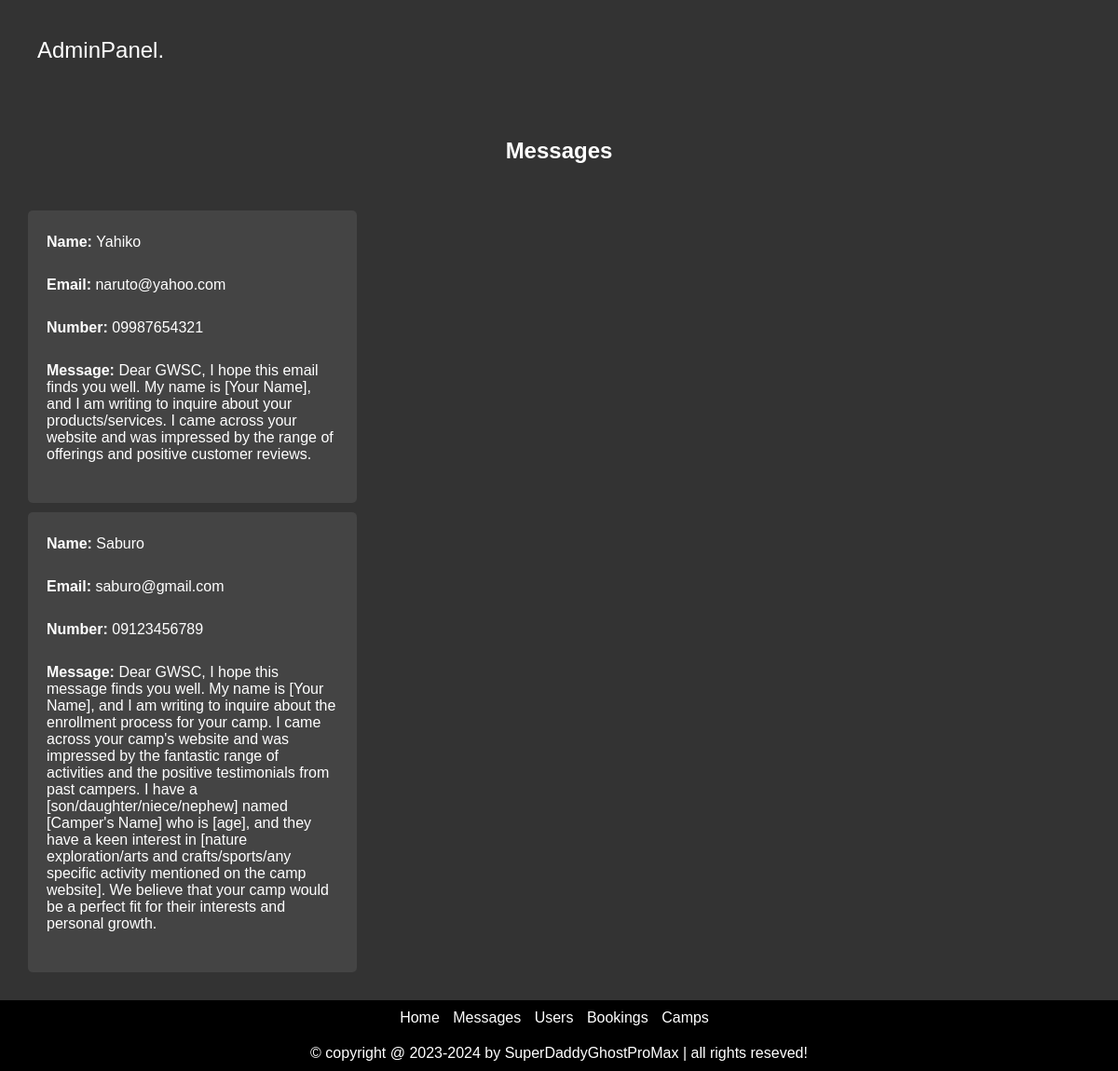
The app's page /messages.php with its own data.
### tables this page shows
CREATE TABLE `contacts` (
  `id` int(11) NOT NULL,
  `name` varchar(100) NOT NULL,
  `email` varchar(100) NOT NULL,
  `number` varchar(20) NOT NULL,
  `message` text NOT NULL
);

### messages.php (the view, shortened to what this page needs)
<?php
include 'config.php';
$sql = "SELECT * FROM contacts ORDER BY id DESC";
$result = mysqli_query($conn, $sql);
if (mysqli_num_rows($result) > 0) {
    $messages = mysqli_fetch_all($result, MYSQLI_ASSOC);
} else {
    $messages = [];
}
?>
<!DOCTYPE html>
<html lang="en">
<head>
    <link rel="stylesheet" href="css/style.css">
</head>
<body>
<?php include 'admin_header.php'; ?>
<section class="grid">
    <h1 class="heading">Messages</h1>
    <div class="box-contaisaaener">
        <?php if (!empty($messages)): ?>
            <?php foreach ($messages as $message): ?>
                <div class="box">
                    <p>Name: <span><?php echo $message['name']; ?></span></p><br>
                    <p>Email: <span><?php echo $message['email']; ?></span></p><br>
                    <p>Number: <span><?php echo $message['number']; ?></span></p><br>
                    <p>Message: <span><?php echo $message['message']; ?></span></p><br>
                </div>
            <?php endforeach; ?>
        <?php else: ?>
            <div class="box" style="text-align: center;">
                <p>No messages found!</p>
            </div>
        <?php endif; ?>
    </div>
</section>
<?php include 'admin_footer.php'; ?>
</body>
</html>

### admin_header.php (shortened to what this page needs)
<link rel="stylesheet" href="css/style.css">
<header class="header">
   <section class="flex">
      <a href="admin_page.php" class="logo">AdminPanel.</a>
   </section>
</header>

### admin_footer.php
<link rel="stylesheet" href="css/style.css">
<section class="footer">
   <div class="box-cceontainer">
      <div class="bbeox">
      <a href="admin_page.php">Home</a>
         <a href="messages.php">Messages</a>
         <a href="users.php">Users</a>
         <a href="bookings.php">Bookings</a>
         <a href="admincamp.php">Camps</a>
      </div>
   </div>
   <div class="crd">&copy; copyright @ 2023-2024 by SuperDaddyGhostProMax | all rights reseved!</div>
</section>

### css/style.css (style rules this page uses)
body, html { margin: 0; padding: 0; font-family: Arial, sans-serif; }
.footer { background-color: #333; color: #fff; padding: 20px; }
.footer a { color: #fff; text-decoration: none; margin-right: 10px; }
.header { background-color: #333; color: #fff; padding: 20px; }
.header .flex { display: flex; justify-content: space-between; align-items: center; }
.header .logo { color: #fff; font-size: 24px; text-decoration: none; }
body { background-color: #333; color: #fff; }
header { background-color: #007bff; padding: 20px; text-align: center; }
section.footer { background-color: #000000; padding: 10px; text-align: center; }
.box { flex: 1; padding: 10px; }
.crd { color: #fff; margin-top: 20px; }
.logo { color: #fff; font-size: 24px; text-decoration: none; display: block; padding: 20px; text-align: center; }
p { margin-bottom: 10px; }
.grid { display: grid; grid-template-columns: repeat(auto-fit, minmax(300px, 1fr)); gap: 20px; padding: 20px; }
.heading { grid-column: 1/-1; text-align: center; }
.box { background-color: #444; padding: 20px; border-radius: 5px; }
.box p { margin: 0; font-weight: bold; }
.box p span { font-weight: normal; }
p { margin: 0; color: #fff; }
.flex { display: flex; flex-wrap: wrap; justify-content: space-between; }
.box { flex-basis: calc(50% - 20px); margin-bottom: 20px; }
section.grid { padding: 20px; }
h1.heading { color: #fff; text-align: center; }
.box { background-color: #444; padding: 20px; margin: 10px; border-radius: 5px; }
.box p { margin: 5px 0; }

### records on screen
contacts: name "Yahiko", email "naruto@yahoo.com", number "09987654321", message "Dear GWSC, I hope this email finds you well. My name is [Your Name], and I am writing to inquire about your products/services. I came across your website and was impressed by the range of offerings and positive customer reviews."
contacts: name "Saburo", email "saburo@gmail.com", number "09123456789", message "Dear GWSC, I hope this message finds you well. My name is [Your Name], and I am writing to inquire about the enrollment process for your camp. I came across your camp's website and was impressed by the fantastic range of activities and the positive testimonials from past campers. I have a [son/daughter/niece/nephew] named [Camper's Name] who is [age], and they have a keen interest in [nature exploration/arts and crafts/sports/any specific activity mentioned on the camp website]. We believe that your camp would be a perfect fit for their interests and personal growth."
